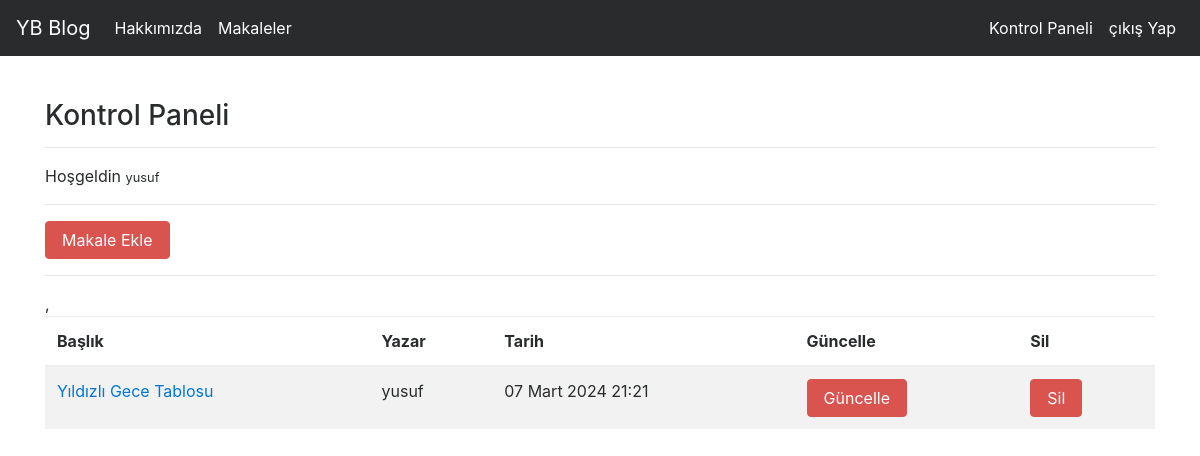
Screenshot of /articles/dashboard/ (signed in) with the database file from the repository.
### article/models.py (models this page shows, shortened)
class Article(models.Model):
    author = models.ForeignKey("auth.user", on_delete=models.CASCADE, verbose_name= "Yazar")
    title = models.CharField(max_length=50, verbose_name= "Başlık")
    content = RichTextField()
    created_date = models.DateTimeField(auto_now_add=True, verbose_name="Oluşturulma Tarihi")
    article_image = models.FileField(blank = True, null = True, verbose_name="Makaleye Fotoğraf Ekleyin" )
    class Meta:
        ordering = ["-created_date"]

### article/views.py (the view)
# urls.py: path("dashboard/", views.dashboard, name = "dashboard"),
@login_required(login_url= "login")
def dashboard(request):
    articles = Article.objects.filter(author = request.user)
    context = {
        "articles" : articles
    }
    return render(request, "dashboard.html", context)

### templates/dashboard.html
{% extends "layout.html" %}
{% block body %}
<h3>Kontrol Paneli</h3>
<hr>
<p>
Hoşgeldin <small> {{request.user.username}} </small>
</p>
<hr>
<a class= "btn btn-danger" href ="{% url 'addarticle' %}"> Makale Ekle </a>
<hr>
{% if articles %}
<table class="table table-striped">
  <thead>
    <tr>
      <th scope="col">Başlık</th>
      <th scope="col">Yazar</th>
      <th scope="col">Tarih</th>
      <th scope="col">Güncelle</th>
      <th scope="col">Sil</th>
    </tr>
  </thead>
  <tbody>
{% for article in articles  %}
    <tr>
      <td><a href = "/article/details/{{article.id}}">{{article.title}}</a></td>
      <td>{{article.author.username}}</td>
      <td>{{article.created_date}}</td>
      <td><a  href = "/article/update/{{article.id}}"  class = "btn btn-danger" > Güncelle </a> </td>
      <td><a  href ="/article/delete/{{article.id}}" class = "btn btn-danger" > Sil</a> </td>
    </tr>
{% endfor %},
  </tbody>
</table>
{% else %}
    <div class = "alert alert-danger"> Henüz Makaleniz Bulunmuyor... </div>
{% endif %}
{% endblock  %}

### rows the page displays
Article: title "Yıldızlı Gece Tablosu", author.username "yusuf", created_date "07 Mart 2024 21:21"

### other values shown
{{ request.user.username }} "yusuf"
